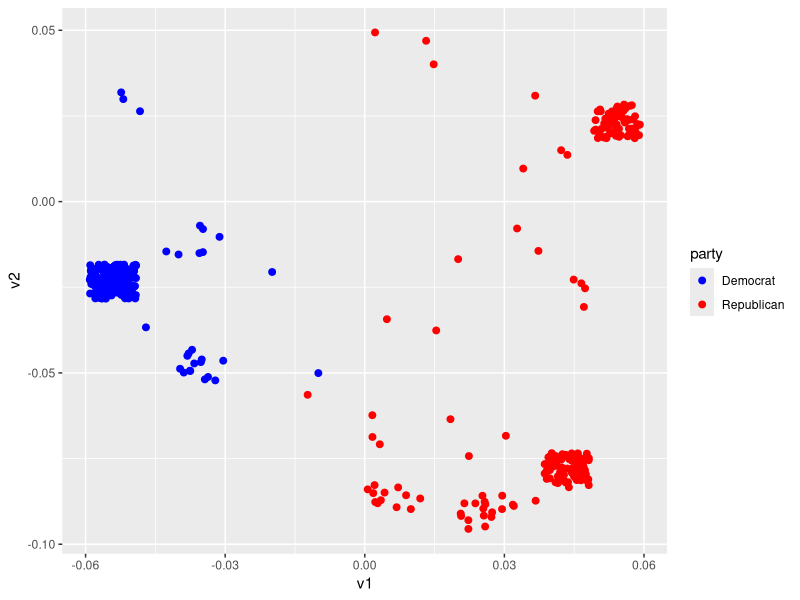
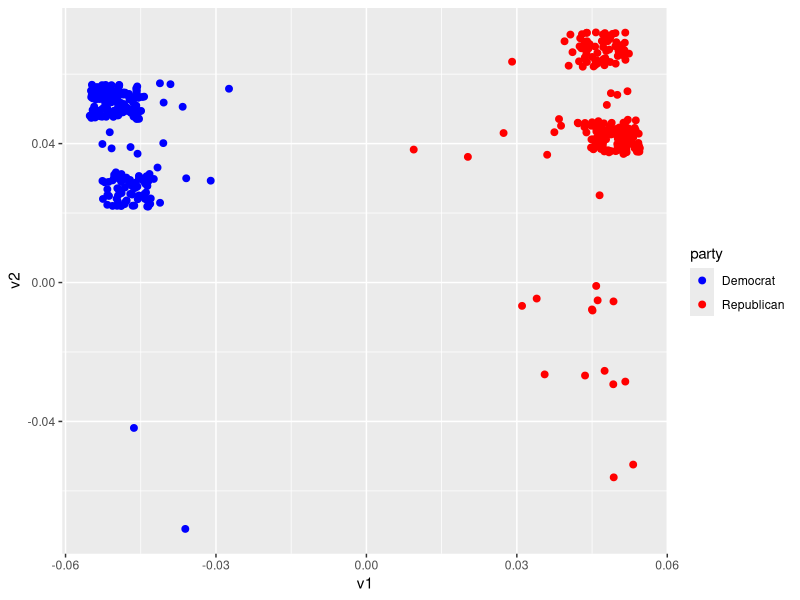
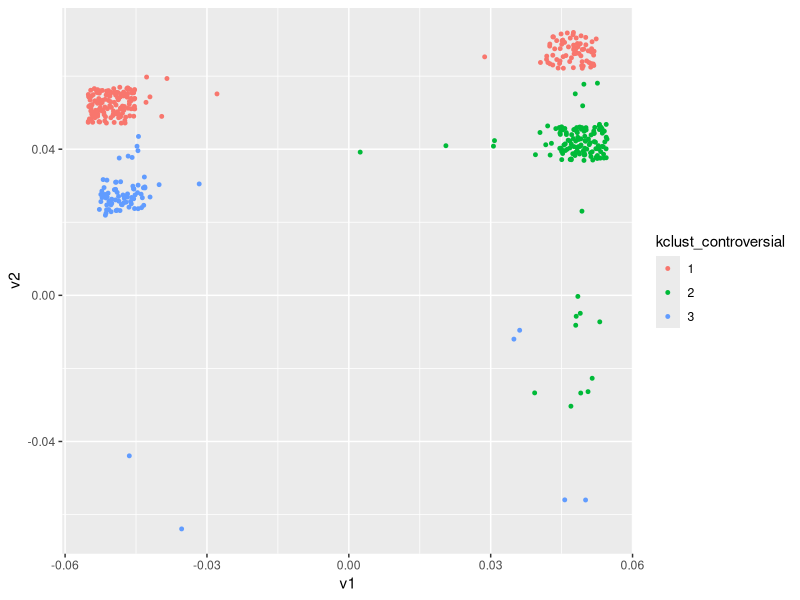
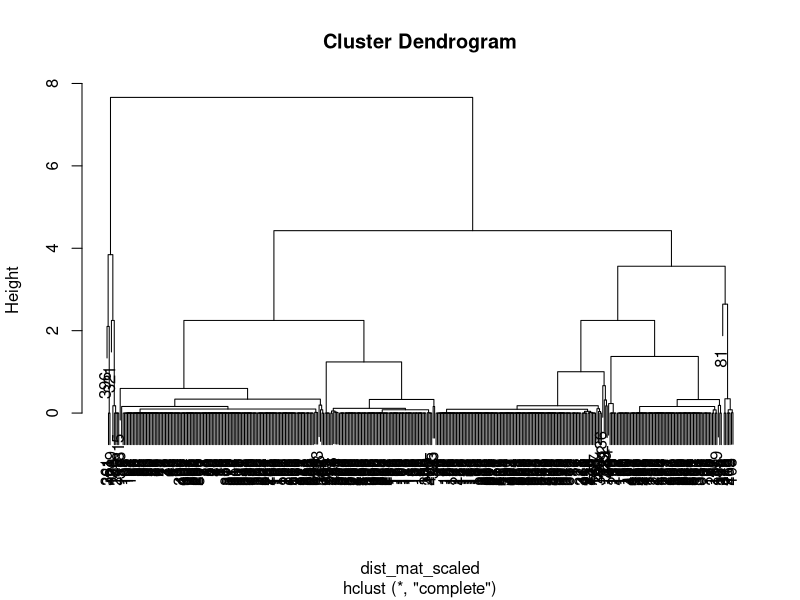
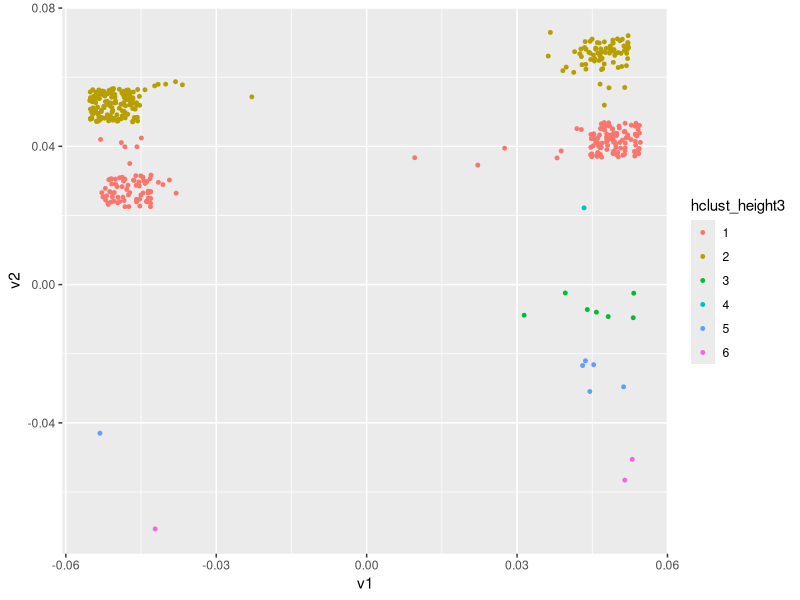
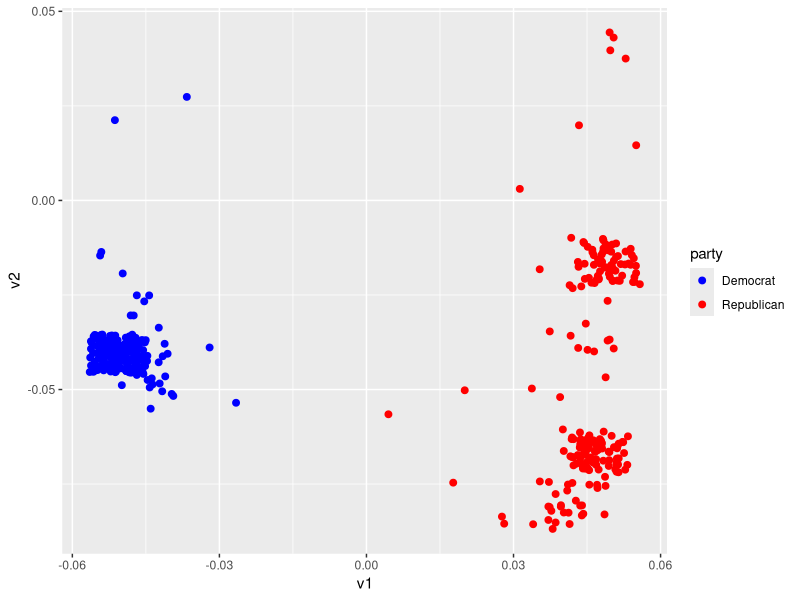

Write the R code that produced these figures, in order.
## ---- chunk 1
knitr::opts_chunk$set(echo = TRUE)
## ---- chunk 2
library(readr)
library(ggplot2)
library(dplyr)
## ---- chunk 3
Bfile<-read.csv("fullmatrix.csv")
head(Bfile)

B<-as.matrix(Bfile[1:429,4:9])
btb<-t(B)%*%B
btb
eigen(btb)
## ---- chunk 4
u1<-svd(btb)$u[,1]/norm(svd(btb)$u[,1],'2') #normalized dominate eigenvector
u2<-svd(btb)$u[,2]/norm(svd(btb)$u[,2], '2') #normalized second eigenvector
btbval <- svd(btb)$d
head(u1)

## ---- chunk 5
btbval/sum(btbval)
## ---- chunk 6
bbt <- B %*% t(B)
v1 <- eigen(bbt)$vectors[,1]/norm(eigen(bbt)$vectors[,1],'2') #normalized v1
v2 <- eigen(bbt)$vectors[,2]/norm(eigen(bbt)$vectors[,2],'2') #normalized v2

marijuana <- data.frame(
  party = Bfile[1:429,3],
  v1 = v1,
  v2 = v2
)

ggplot() + 
  geom_jitter(data = marijuana, aes(x = v1, y = v2, color = party),size=2,height=.005,width=.005) +
  scale_color_manual(values = c("Democrat" = "blue", "Republican" = "red"))

## ---- chunk 7
appro <- sqrt(eigen(btb)$values[1]) * u1 %*% t(v1) + sqrt(eigen(btb)$values[2]) * u2 %*% t(v2)
appro
## ---- chunk 8

Bfile<-read.csv("fullmatrix.csv")
head(Bfile)

B<-as.matrix(Bfile[1:429,10:24])
btb<-t(B)%*%B
btb
eigen(btb)

u1<-svd(btb)$u[,1]/norm(svd(btb)$u[,1],'2') #normalized dominate eigenvector
u2<-svd(btb)$u[,2]/norm(svd(btb)$u[,2],'2') #normalized second eigenvector
btbval <- svd(btb)$d
head(u1)


btbval/sum(btbval)

bbt <- B %*% t(B)
b1 <- eigen(bbt)$vectors[,1]/norm(eigen(bbt)$vectors[,1],'2') #normalized v1
b2 <- eigen(bbt)$vectors[,2]/norm(eigen(bbt)$vectors[,2],'2') #normalized v2
b3 <- eigen(bbt)$vectors[,3]/norm(eigen(bbt)$vectors[,3],'2') #normalized v3
controversial <- data.frame(
  party = Bfile[1:429,3],
  v1 = b1,
  v2 = b2,
  v3 = b3
)

ggplot(controversial,aes(v1,v2)) + 
  geom_jitter(aes(color = party),size=2,width=.005,height=.005) +
  scale_color_manual(values = c("Democrat" = "blue", "Republican" = "red"))

appro <- sqrt(eigen(btb)$values[1]) * u1 %*% t(v1) + sqrt(eigen(btb)$values[2]) * u2 %*% t(v2)
appro
## ---- chunk 9
controversial_k<-controversial%>% 
  select(v1,v2,v3)
set.seed(169)
kclust_controversial<-kmeans(scale(controversial_k),centers=3)
kclust_controversial2<-kmeans(controversial_k,centers=3)
head(kclust_controversial)
head(kclust_controversial2)

controversial<-controversial%>%
  mutate(kclust_controversial=as.factor(as.numeric(kclust_controversial$cluster)))
ggplot(controversial,aes(v1,v2)) + 
  geom_jitter(aes(color = kclust_controversial),size=1,width=.005,height=.005) 
controversial$v3
## ---- chunk 10
dist_mat_scaled<-dist(scale(controversial_k))
hc_complete<-hclust(dist_mat_scaled,method="complete")
plot(hc_complete)
controversial<-controversial%>%
  mutate(hclust_height3=factor(cutree(hc_complete,h=2.5)))
ggplot(controversial,aes(v1,v2)) + 
  geom_jitter(aes(color = hclust_height3),size=1,width=.005,height=.005)
## ---- chunk 11

Bfile<-read.csv("fullmatrix.csv")
head(Bfile)

B<-as.matrix(Bfile[1:429,4:24])
btb<-t(B)%*%B
btb
eigen(btb)

u1<-svd(btb)$u[,1]/norm(svd(btb)$u[,1],'2') #normalized dominate eigenvector
u2<-svd(btb)$u[,2]/norm(svd(btb)$u[,2],'2') #normalized second eigenvector
btbval <- svd(btb)$d
head(u1)


btbval/sum(btbval)

bbt <- B %*% t(B)
v1 <- eigen(bbt)$vectors[,1]/norm(eigen(bbt)$vectors[,1],'2') #normalized v1
v1
v2 <- eigen(bbt)$vectors[,2]/norm(eigen(bbt)$vectors[,2],'2') #normalized v2

controversial <- data.frame(
  party = Bfile[1:429,3],
  name = Bfile[1:429,2],
  v1 = v1,
  v2 = v2
)
controversial

ggplot() + 
  geom_jitter(data = controversial, aes(x = v1, y = v2, color = party,label=controversial$name),size=2,width=.005,height=.005) +
  geom_text()+
  scale_color_manual(values = c("Democrat" = "blue", "Republican" = "red"))


appro <- sqrt(eigen(btb)$values[1]) * u1 %*% t(v1) + sqrt(eigen(btb)$values[2]) * u2 %*% t(v2)
appro
